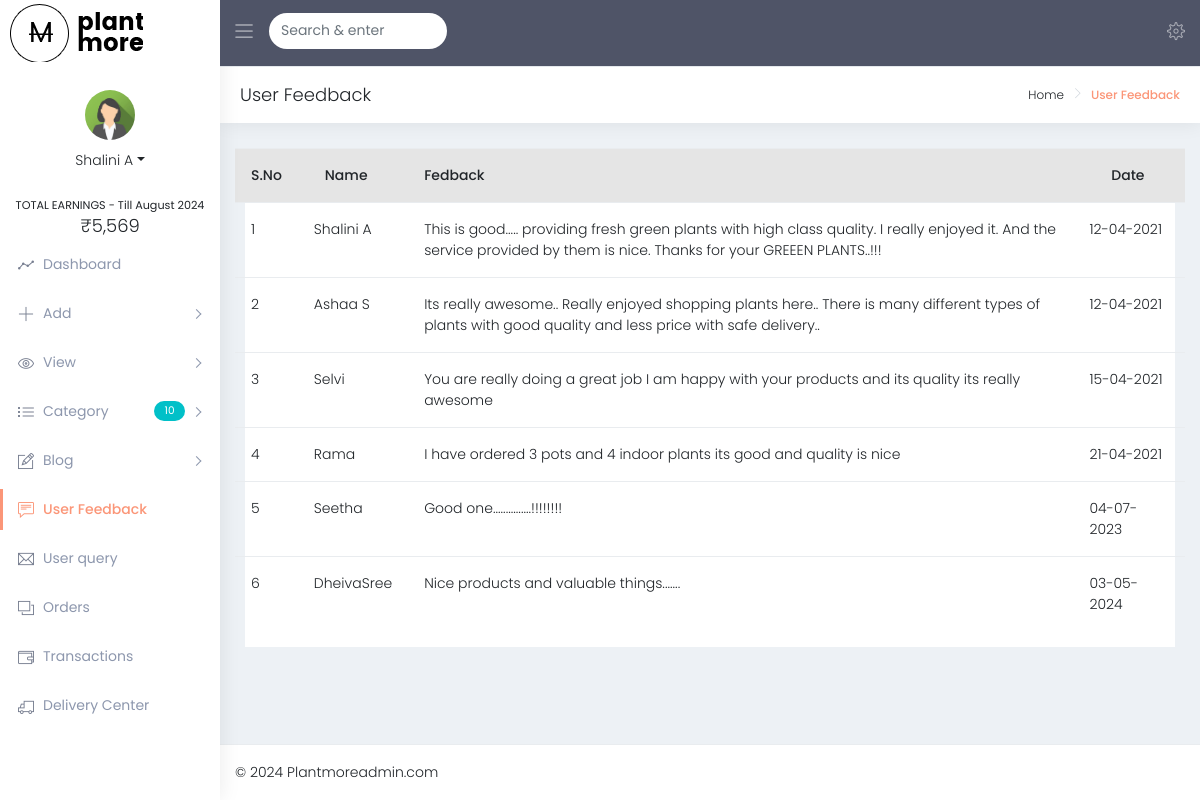
Screenshot of /admin/user_feedback.php (signed in) with the database file from the repository.
### tables this page shows
CREATE TABLE `tbl_feedback` (
  `id` int(11) NOT NULL,
  `name` varchar(50) NOT NULL,
  `feedback` text NOT NULL,
  `date` date NOT NULL DEFAULT current_timestamp()
);

### assets/libs/class.database.php (called while the page is built, shortened)
<?php
	class MySQLDatabase{
		private $connection;
		public function open_connection(){
			$this->connection = mysqli_connect( DB_SERVER, DB_USER, DB_PASS, DB_NAME);
			if (function_exists('mysqli_set_charset'))
				mysqli_set_charset($this->connection, 'utf8');
			else
				mysqli_query($this->connection, 'SET NAMES utf8');
		}
		public function query( $sql="" ){
			$result = mysqli_query( $this->connection, $sql);
			return $result;
		}
		public function fetch_array( $result ){
			return mysqli_fetch_array( $result );
		}
	}
	$database = new MySQLDatabase();
?>

### admin/user_feedback.php (the view, shortened to what this page needs)
<?php
include_once '../assets/libs/class.database.php';
global $database, $db;if(!isset($_SESSION['admin_id']))
{
    header('Location: login.php');
}
?>
<!DOCTYPE html>
<html lang="en">
<head>
    <link href="dist/css/style.min.css" rel="stylesheet">
    <link href="dist/css/pages/inbox.css" rel="stylesheet">
    <link href="assets/node_modules/sweetalert2/dist/sweetalert2.min.css" rel="stylesheet">
</head>
<body class="skin-default fixed-layout">
    <div id="main-wrapper">
         <?php include('includes/header.php') ?>
        <?php include('includes/side-bar.php') ?>
        <div class="page-wrapper">
            <div class="container-fluid">
                <div class="row page-titles">
                    <div class="col-md-5 align-self-center">
                        <h4 class="text-themecolor">User Feedback</h4>
                    </div>
                    <div class="col-md-7 align-self-center text-right">
                        <div class="d-flex justify-content-end align-items-center">
                            <ol class="breadcrumb">
                                <li class="breadcrumb-item"><a href="javascript:void(0)">Home</a></li>
                                <li class="breadcrumb-item active">User Feedback</li>
                            </ol>
                        </div>
                    </div>
                </div>
                <div class="row">
                    <div class="col-lg-12">
                        <div class="card">
                            <div class="row">
                                <table class="table table-hover wrap" >
                                    <tr style="background-color: #e5e5e5">
                                    <th>S.No</th>
                                    <th>&nbsp;&nbsp;&nbsp;Name&nbsp;&nbsp;&nbsp;</th>
                                    <th>Fedback</th>
                                    <th>&nbsp;&nbsp;&nbsp;&nbsp;&nbsp;&nbsp;Date&nbsp;&nbsp;&nbsp;&nbsp;&nbsp;&nbsp;</th>
                                    </tr>
                                    <?php
                                    $j=1;
                                    $sql="SELECT * from `".TBL_FEEDBACK."` ";
                                    $result = $database->query($sql);
                                    while($row = $database->fetch_array($result))
                                    {  ?>
                                    <tr>
                                        <td><?php echo $j; ?></td>
                                        <td class="hidden-xs-down"><?php echo $row['name'] ?></td>
                                        <td class="max-texts"><?php echo $row['feedback'] ?></td>
                                        <td class="text-">
                                        <?php
                                        $date=date_create($row['date']);
                                        echo date_format($date,"d-m-Y");
                                        ?>
                                        </td>
                                    </tr>
                                    <?php $j++; } ?>
                                </table>
                            </div>
                        </div>
                    </div>
                </div>
            </div>
        </div>
        <?php include('includes/footer.php') ?>
    </div>
</body>
</html>

### admin/includes/side-bar.php (shortened to what this page needs)
<?php
include_once '..//assets/libs/class.database.php';
global $database, $db;
?>
<aside class="left-sidebar">
            <div class="scroll-sidebar">
                <div class="user-profile">
                    <div class="user-pro-body">
                            <?php
                            $sql01="SELECT name,image from `".TBL_ADMIN."` WHERE id='".$_SESSION['admin_id']."' ";
                            $result01 = $database->query($sql01);
                            $row01 = $database->fetch_array($result01);
                            ?>
                        <div><img src="uploads/<?php echo $row01['image'] ?>" alt="user-img" class="img-circle"></div>
                        <div class="dropdown">
                            <a href="javascript:void(0)" class="dropdown-toggle u-dropdown link hide-menu" data-toggle="dropdown" role="button" aria-haspopup="true" aria-expanded="false"><?php echo $row01[0] ?><span class="caret"></span></a>
                        </div>
                    </div>
                </div>
                <nav class="sidebar-nav">
                    <ul id="sidebarnav">
                        <li>
                            <div class="hide-menu text-center">
                                <?php
                                $sql1="SELECT SUM(total_amount) from `".TBL_TRANSACTION."`";
                                $result1 = $database->query($sql1);
                                $row1 = $database->fetch_array($result1);
                                ?>
                                <small>TOTAL EARNINGS - Till <?php echo date('F') ?> <?php echo date('Y') ?></small>
                                <h4>&#8377;<?php echo number_format($row1[0]) ?></h4>
                            </div>
                        </li>
                        <li> <a class="waves-effect waves-dark" href="index.php" aria-expanded="false"><i class="icon-graph"></i><span class="hide-menu">Dashboard</span></a></li>
                        <li> <a class="has-arrow waves-effect waves-dark" href="javascript:void(0)" aria-expanded="false"><i class="ti-plus"></i><span class="hide-menu">Add</span></a>
                        </li>
                        <li> <a class="has-arrow waves-effect waves-dark" href="javascript:void(0)" aria-expanded="false"><i class="ti-eye"></i><span class="hide-menu">View</span></a>
                        <li> <a class="has-arrow waves-effect waves-dark" href="javascript:void(0)" aria-expanded="false"><i class="icon-list"></i><span class="hide-menu">Category</span><span class="badge badge-pill badge-cyan ml-auto"><?php $sql="SELECT COUNT(*) FROM `".TBL_CATEGORY."` "; $result1 = $database->query($sql); $row1=$database->fetch_array($result1); echo $row1[0] ?></span></span></a>
                        </li>
                        <li> <a class="has-arrow waves-effect waves-dark" href="javascript:void(0)" aria-expanded="false"><i class="ti-pencil-alt"></i><span class="hide-menu">Blog</span></a>
                        </li>
                        <li> <a class="waves-effect waves-dark" href="user_feedback.php" aria-expanded="false"><i class="ti-comment-alt"></i><span class="hide-menu">User Feedback</span></a></li>
                        <li> <a class="waves-effect waves-dark" href="user_query.php" aria-expanded="false"><i class="ti-email"></i><span class="hide-menu">User query</span></a></li>
                        <li> <a class="waves-effect waves-dark" href="order_add_edit.php" aria-expanded="false"><i class="ti-layers"></i><span class="hide-menu">Orders</span></a></li>
                        <li> <a class="waves-effect waves-dark" href="transaction_add_edit.php" aria-expanded="false"><i class="ti-wallet"></i><span class="hide-menu">Transactions</span></a></li>
                        <li> <a class="waves-effect waves-dark" href="delivery_center.php" aria-expanded="false"><i class="ti-truck"></i><span class="hide-menu">Delivery Center</span></a></li>
                </nav>
            </div>
        </aside>

### rows the page displays
tbl_feedback: name "Shalini A", feedback "This is good..... providing fresh green plants with high class quality. I really enjoyed it. And the service provided by them is nice. Thanks for your GREEEN PLANTS..!!!", date "12-04-2021"
tbl_feedback: name "Ashaa S", feedback "Its really awesome.. Really enjoyed shopping plants here.. There is many different types of plants with good quality and less price with safe delivery..", date "12-04-2021"
tbl_feedback: name "Selvi", feedback "You are really doing a great job I am happy with your products and its quality its really awesome", date "15-04-2021"
tbl_feedback: name "Rama", feedback "I have ordered 3 pots and 4 indoor plants its good and quality is nice", date "21-04-2021"
tbl_feedback: name "Seetha", feedback "Good one...............!!!!!!!!", date "04-07-2023"
tbl_feedback: name "DheivaSree", feedback "Nice products and valuable things.......", date "03-05-2024"

### other values shown
$row01[0] "Shalini A"
$row1[0] "5,569"
$row1[0] "10"
